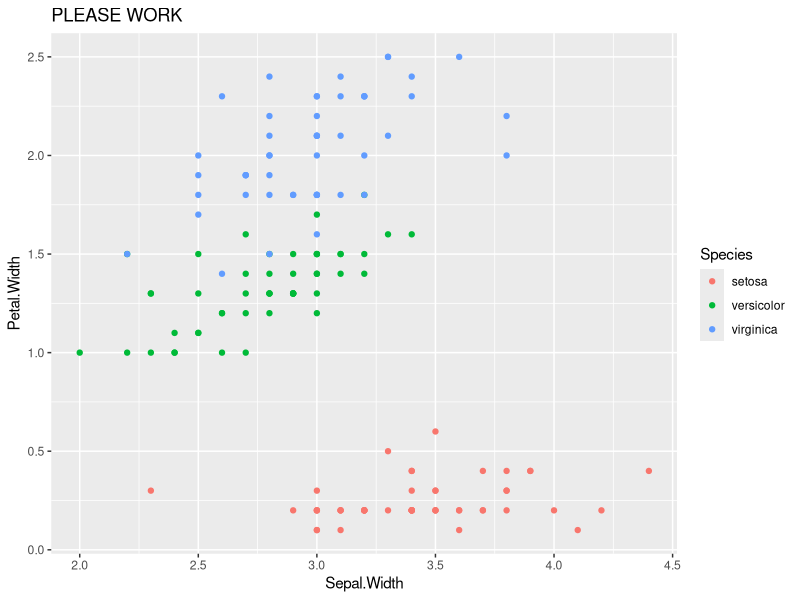

Write R code to recreate this figure.
## ---- chunk 1
knitr::opts_chunk$set(echo = TRUE)
library(ggplot2)
## ---- chunk 2
ggplot(data=iris, aes(x=Sepal.Width, y=Petal.Width))+
  geom_point(aes(color = Species)) +
  labs(title = "PLEASE WORK")
